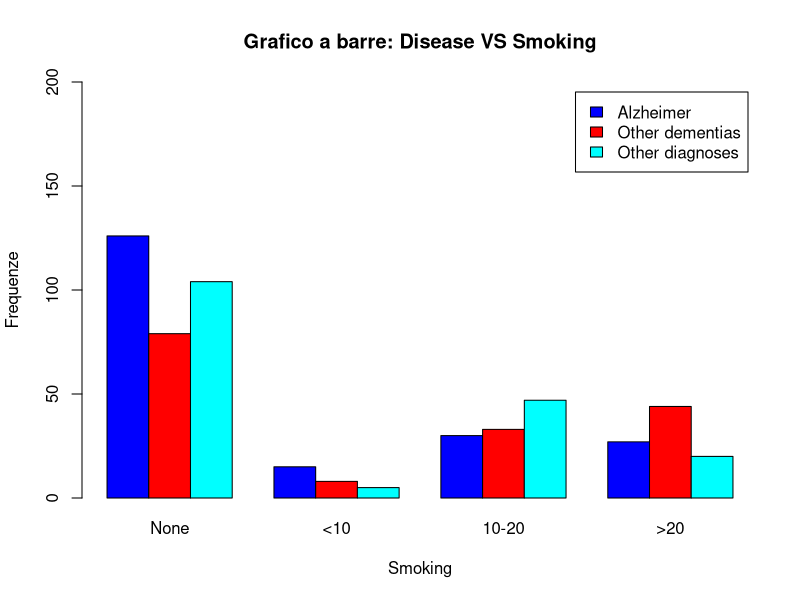
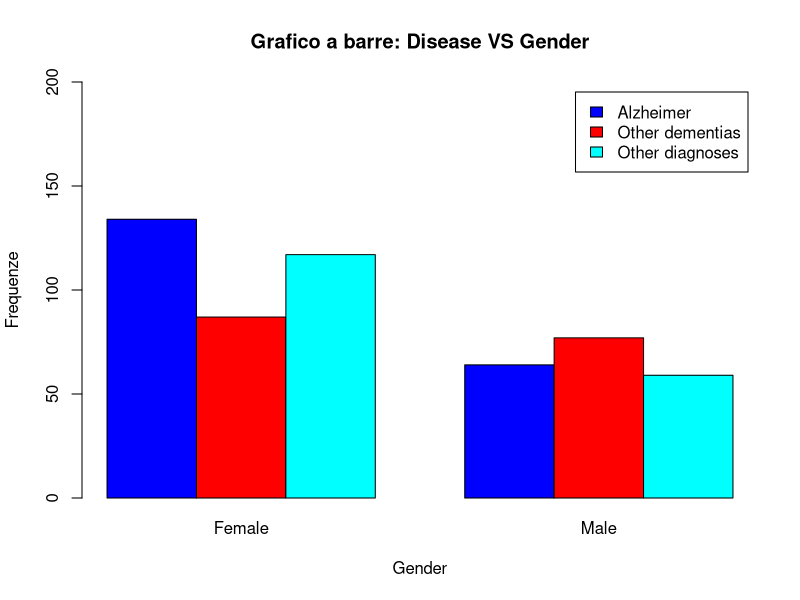
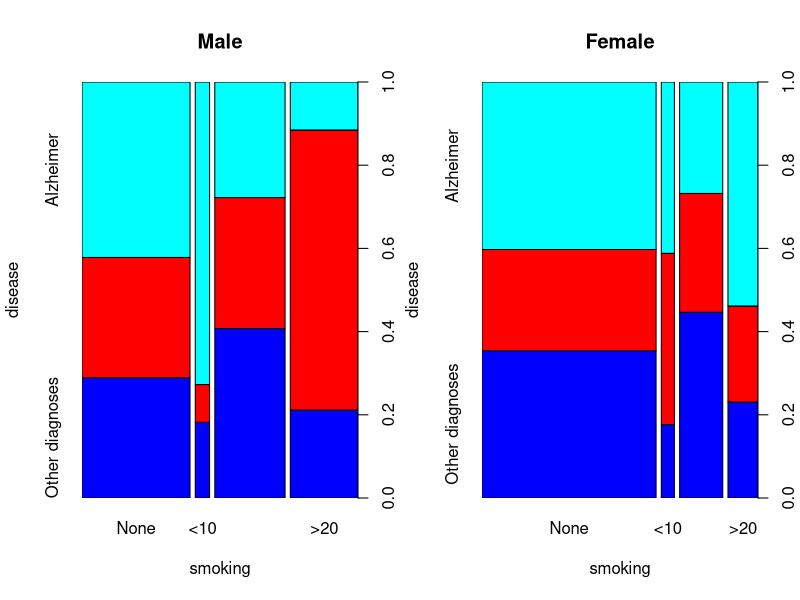
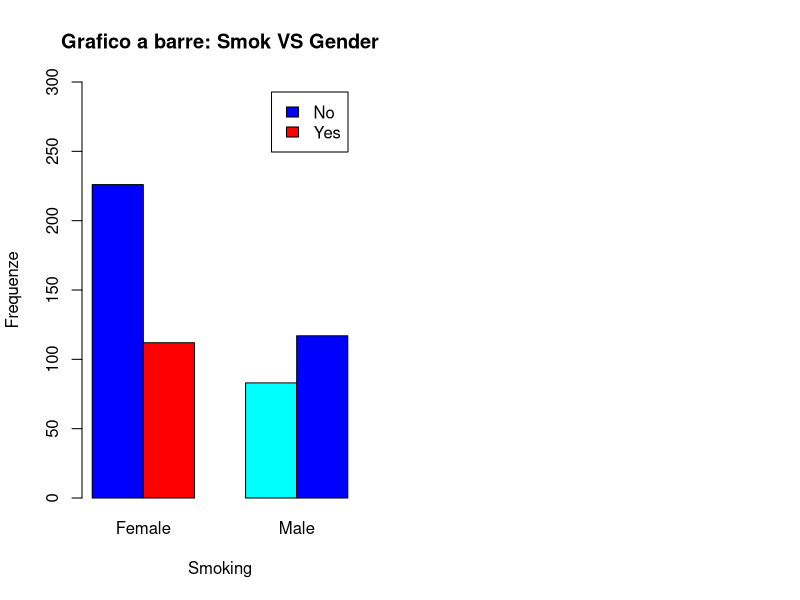

The R script that drew these images, in order:
library(coin)
library(nnet)
library(glmnet)
library(VGAM)

#Se han realizado muchos estudios sobre la influencia del tabaquismo en el desarrollo 
#de la demencia y en el caso concreto del Alzheimer. La demencia es a menudo el resultado 
#de la interacción de factores genéticos, factores ambientales y factores de estilo de vida. 
#La demencia relacionada con el Alzheimer por lo general comienza de manera insidiosa y 
#progresa lenta y constantemente durante un período de varios años; la memoria episódica es 
#una de las primeras áreas cognitivas afectadas. Actualmente no existe ningún tratamiento que 
#pueda curar la demencia o alterar su progresión progresiva. Hasta que se encuentre un 
#tratamiento eficaz, las estrategias para reducir la frecuencia de la enfermedad, retrasar su 
#aparición y reducir su carga deben centrarse en identificar y actuar sobre los factores de riesgo 
#modificables. Los factores de riesgo modificables para la demencia incluyen fumar, un estilo de vida 
#sedentario, presión arterial alta, obesidad, diabetes, bajos niveles de cognición o baja educación. 
#Este trabajo consiste en determinar si el efecto del tabaquismo influye en el desarrollo del Alzheimer 
#y otras demencias. Como herramienta estadística se utiliza para el estudio la regresión multinomial 
#con el Software Rstudio.

#En este caso para simular la regresión multinomial se utiliza el conjunto de datos de Alzheimer de 
#la biblioteca "coin" del paquete R. Este conjunto de datos tiene 538 observaciones y tres variables: 
#"tabaquismo", "enfermedad" y "género". La referencia bibliográfica del caso de estudio es la siguiente:

#Salib, E. and Hillier, V. (1997). A case-control study of smoking and Alzheimer's disease. International 
#Journal of Geriatric Psychiatry 12(3), 295–300. doi: 10.1002/(SICI)1099-1166(199703)12:3<295::
#AID-GPS476>3.0.CO;2-3.

##Leer la base de datos de la libreria coin
data_alzhe<-data.frame(alzheimer)
summary(data_alzhe)
table(alzheimer)
# Interpretando la salida de acuerdo a la variable dependiente, 
#198 paciente tienen Alzheimer, 164 Other dementias y 176 Other diagnoses,
#338 son paciente feminas y 200 masculinas
#smoking               disease       gender   
#None :309   Alzheimer      :198   Female:338  
#<10  : 28   Other dementias:164   Male  :200  
#10-20:110   Other diagnoses:176               
#>20  : 91

#Tabla de frecuencias para cada categoria de cada de cada factor
tab_smok <- table(alzheimer$disease, alzheimer$smoking)
#, , gender = Female

#disease
#smoking Alzheimer Other dementias Other diagnoses
#None         91              55              80
#<10           7               7               3
#10-20        15              16              25
#>20          21               9               9

#, , gender = Male

#disease
#smoking Alzheimer Other dementias Other diagnoses
#None         35              24              24
#<10           8               1               2
#10-20        15              17              22
#>20  

barplot(tab_smok,                            
        main="Grafico a barre: Disease VS Smoking",               
        xlab="Smoking",                         
        ylab="Frequenze",                  
        legend = rownames(tab_smok),        
        ylim = c(0, 200),
        col=c("blue", "red", "cyan"),
        beside=TRUE)

tab_smok1 <- table(alzheimer$disease, alzheimer$gender)

barplot(tab_smok1,                            
        main="Grafico a barre: Disease VS Gender",               
        xlab="Gender",                         
        ylab="Frequenze",                  
        legend = rownames(tab_smok1),        
        ylim = c(0, 200),                    
        col=c("blue", "red", "cyan"),  
        beside=TRUE)

layout(matrix(1:2, ncol = 2))
spineplot(disease ~ smoking, data = alzheimer,
          subset = gender == "Male", main = "Male", col = c("blue", "red", "cyan"))
spineplot(disease ~ smoking, data = alzheimer,
          subset = gender == "Female", main = "Female", col = c("blue", "red", "cyan"))

attach(data_alzhe)
#Se reajusta el nivel de referencia para el dataset  con ref "Other dementias" 
data_alzhe$disease <- relevel(data_alzhe$disease, ref = "Other dementias")
options(contrasts=c("contr.treatment","contr.poly"))
alzhe_modS<-multinom(disease~gender*smoking, data=data_alzhe) #Modello Saturo
# weights:  27 (16 variable)
#initial  value 591.053411 
#iter  10 value 562.535131
#final  value 561.224741 
#converged
alzhe_mod0<-multinom(disease~1,data=data_alzhe) #Modelo nulo
# weights:  6 (2 variable)
#initial  value 591.053411 
#final  value 589.407756 
#converged
alzhe_mod1<-multinom(disease~gender, data=data_alzhe) #Modelo Gender
# weights:  9 (4 variable)
#initial  value 591.053411 
#final  value 584.617852 
#converged
alzhe_mod2<-multinom(disease~smoking, data=data_alzhe) #Modelo Smoking
# weights:  15 (8 variable)
#initial  value 591.053411 
#iter  10 value 575.814595
#final  value 575.783014 
#converged
alzhe_mod3<-multinom(disease~gender+smoking, data=data_alzhe) #Modelo Gender + Smoking
# weights:  18 (10 variable)
#initial  value 591.053411 
#iter  10 value 573.605715
#final  value 573.189760 
#converged

# Se restan las deviances de todos lo modelos predichos con la deviance del modelo Saturo, 
#se elige el que tenga la menor distancia con respecto al Modelo Saturo.
deviance(alzhe_mod1)-deviance(alzhe_modS) 
#[1] 46.78622
deviance(alzhe_mod2)-deviance(alzhe_modS)
#[1] 29.11655
deviance(alzhe_mod3)-deviance(alzhe_modS)
#[1] 23.93004
deviance(alzhe_mod0)-deviance(alzhe_modS)
#[1] 56.36603
summary(alzhe_mod3)

#Call:
#  multinom(formula = disease ~ gender + smoking, data = data_alzhe)

#Coefficients:
#                 (Intercept) genderMale smoking<10 smoking10-20 smoking>20
#Alzheimer         0.5988510 -0.4549438  0.2189701   -0.4602867 -0.8260256
#Other diagnoses   0.4079088 -0.4588215 -0.6872985    0.1813765 -0.9331809

#Std. Errors:
#                 (Intercept) genderMale smoking<10 smoking10-20 smoking>20
#Alzheimer         0.1591086  0.2271575  0.4638437    0.2954492  0.2911728
#Other diagnoses   0.1647381  0.2338396  0.5916437    0.2780938  0.3156220

#Residual Deviance: 1146.38 
#AIC: 1166.38

# Se elevan exponencialmente los coeficientes estimados del modelo elegido para deteminar el 
#riesgo relativo 
exp(coef(alzhe_mod3))

#                  (Intercept) genderMale smoking<10 smoking10-20 smoking>20
#Alzheimer          1.820026  0.6344836  1.2447940    0.6311027  0.4377858
#Other diagnoses    1.503670  0.6320281  0.5029329    1.1988665  0.3933007

alzhe<-vglm(disease~gender+smoking, multinomial(refLevel = 1),data=data_alzhe)
summary(alzhe)

#Call:
#  vglm(formula = disease ~ gender + smoking, family = multinomial(refLevel = 1), 
#       data = data_alzhe)

#Coefficients: 
#                Estimate Std. Error z value Pr(>|z|)    
#(Intercept):1    0.5989     0.1591   3.764 0.000167 ***
#(Intercept):2    0.4079     0.1647   2.476 0.013283 *  
#genderMale:1    -0.4549     0.2272  -2.003 0.045202 *  
#genderMale:2    -0.4588     0.2338  -1.962 0.049749 *  
#smoking<10:1     0.2190     0.4638   0.472 0.636873    
#smoking<10:2    -0.6873     0.5916  -1.162 0.245366    
#smoking10-20:1  -0.4603     0.2954  -1.558 0.119252    
#smoking10-20:2   0.1814     0.2781   0.652 0.514261    
#smoking>20:1    -0.8260     0.2912  -2.837 0.004556 ** 
#smoking>20:2    -0.9332     0.3156  -2.957 0.003110 ** 
#  ---
#  Signif. codes:  0 ‘***’ 0.001 ‘**’ 0.01 ‘*’ 0.05 ‘.’ 0.1 ‘ ’ 1

#Names of linear predictors: log(mu[,2]/mu[,1]), log(mu[,3]/mu[,1])

#Residual deviance: 1146.38 on 1066 degrees of freedom

#Log-likelihood: -573.1898 on 1066 degrees of freedom

#Number of Fisher scoring iterations: 4 

#No Hauck-Donner effect found in any of the estimates


#Reference group is level  1  of the response

#Se realiza la prueba de Chi-Squared para determinar si se acepta el modelo logistico
#Se calcula los grados de libertad
#N(J-1)-#parametros, donde N è il numero de gruppo 
#N grupos*(J-1) = 2(gender)*4(smoking)*2(logit) -#parametros 
#para alzhe_mod3 es 16 - 10 = 6 p-value del chi square.

1-pchisq(deviance(alzhe_mod3)-deviance(alzhe_modS), 6) # no se acepta el modelo alzhe_mod3
#[1] 0.0005379607


smoking.labs<-factor(c("None", "<10", "10-20", ">20"),
                     levels=c("None", "<10", "10-20", ">20"))
gender.labs<-factor(c("Female","Male"),levels=c("Female","Male"))
disease.labs<-factor(c("Alzheimer", "Other dementias", "Other"),
                     levels=c("Alzheimer","Other dementias", "Other"))

predictions<-predict(alzhe_mod3, type = "probs", 
                     newdata = expand.grid(gender=gender.labs, smoking=smoking.labs))
cbind(expand.grid(gender = gender.labs, smoking = smoking.labs), predictions)

######ALTRA SOLUZIONE

smok<-ifelse(data_alzhe$smoking=="None","No","Yes")
#El factor Smoking se modifica de 4 categorias a dos categorias
alzheM<-cbind(data_alzhe, smok)
head(alzheM) #Visualizacion de las primera 6 observaciones
#  smoking   disease gender smok
#1    None Alzheimer Female   No
#2    None Alzheimer Female   No
#3    None Alzheimer Female   No
#4    None Alzheimer Female   No
#5    None Alzheimer Female   No
#6    None Alzheimer Female   No
tail(alzheM) #Visualizacion de las ultimas 6 observaciones
#    smoking         disease gender smok
#533     >20 Other diagnoses   Male  Yes
#534     >20 Other diagnoses   Male  Yes
#535     >20 Other diagnoses   Male  Yes
#536     >20 Other diagnoses   Male  Yes
#537     >20 Other diagnoses   Male  Yes
#538     >20 Other diagnoses   Male  Yes
table(alzheM$smok, alzheM$disease, alzheM$gender)

#, ,  = Female


#Other dementias Alzheimer Other diagnoses
#No               55        91              80
#Yes              32        43              37

#, ,  = Male


#Other dementias Alzheimer Other diagnoses
#No               24        35              24
#Yes              53        29              35

tab_smok2 <- table(alzheM$smok, alzheM$gender)

barplot(tab_smok2,                            
        main="Grafico a barre: Smok VS Gender",               
        xlab="Smoking",                         
        ylab="Frequenze",                  
        legend = rownames(tab_smok2),        
        ylim = c(0, 300
        ),                    
        col=c("blue", "red", "cyan"),  
        beside=TRUE)
#Se realizan nuevamente todos los pasos anteriores para la estimacion del nuevo modelo
attach(alzheM)
alzheM$disease <- relevel(alzheM$disease, ref = "Other dementias")
options(contrasts=c("contr.treatment","contr.poly"))
modS<-multinom(disease~gender*smok, data=alzheM) #Modello Saturo
# weights:  15 (8 variable)
#initial  value 591.053411 
#iter  10 value 580.298333
#final  value 580.260118 
#converged
mod0<-multinom(disease~1,data=alzheM) #Modelo nulo
# weights:  6 (2 variable)
#initial  value 591.053411 
#final  value 589.407756 
#converged
mod1<-multinom(disease~gender, data=alzheM) #Modelo Gender
# weights:  9 (4 variable)
#initial  value 591.053411 
#final  value 584.617852 
#converged
mod2<-multinom(disease~smok, data=alzheM) #Modelo Smoking
# weights:  9 (4 variable)
#initial  value 591.053411 
#final  value 584.884961 
#converged
mod3<-multinom(disease~gender+smok, data=alzheM) #Modelo Genero + Smoking
# weights:  12 (6 variable)
#initial  value 591.053411 
#iter  10 value 581.861183
#final  value 581.861035 
#converged
deviance(mod1)-deviance(modS)
#[1] 8.715468
deviance(mod2)-deviance(modS)
#[1] 9.249687
deviance(mod3)-deviance(modS)
#[1] 3.201834
deviance(mod0)-deviance(modS)
#[1] 18.29528
summary(mod3)

#Call:
#  multinom(formula = disease ~ gender + smok, data = alzheM)

#Coefficients:
#                 (Intercept) genderMale    smokYes
#Alzheimer         0.6098540 -0.4914707 -0.5172358
#Other diagnoses   0.4158041 -0.4825830 -0.3273280

#Std. Errors:
#                 (Intercept) genderMale   smokYes
#Alzheimer         0.1590710  0.2252614 0.2219751
#Other diagnoses   0.1646062  0.2303975 0.2261444

#Residual Deviance: 1163.722 
#AIC: 1175.722 

exp(coef(mod3))

#                (Intercept) genderMale   smokYes
#Alzheimer          1.840163  0.6117261 0.5961662
#Other diagnoses    1.515589  0.6171872 0.7208472

alzhe<-vglm(disease~gender+smok, multinomial(refLevel = 1),data=alzheM)
summary(alzhe)

#Call:
#  vglm(formula = disease ~ gender + smok, family = multinomial(refLevel = 1), 
#       data = alzheM)

#Coefficients: 
#                Estimate Std. Error z value Pr(>|z|)    
#(Intercept):1   0.6099     0.1591   3.834 0.000126 ***
#(Intercept):2   0.4158     0.1646   2.526 0.011535 *  
#genderMale:1   -0.4915     0.2253  -2.182 0.029126 *  
#genderMale:2   -0.4826     0.2304  -2.095 0.036210 *  
#smokYes:1      -0.5172     0.2220  -2.330 0.019798 *  
#smokYes:2      -0.3273     0.2261  -1.447 0.147780    
#---
#  Signif. codes:  0 ‘***’ 0.001 ‘**’ 0.01 ‘*’ 0.05 ‘.’ 0.1 ‘ ’ 1

#Names of linear predictors: log(mu[,2]/mu[,1]), log(mu[,3]/mu[,1])

#Residual deviance: 1163.722 on 1070 degrees of freedom

#Log-likelihood: -581.861 on 1070 degrees of freedom

#Number of Fisher scoring iterations: 4 

#No Hauck-Donner effect found in any of the estimates


#Reference group is level  1  of the response

#Se calcula los grados de libertad
#N(J-1)-#parametros, donde N è il numero de gruppo 
#N grupos*(J-1) = 2(gender)*2(smoking)*2(logit) -#parametros 
#para alzhe_mod3 es 8 - 6 = 2 p-value del chi square.
1-pchisq(deviance(mod3)-deviance(modS), 2) #  se acepta el modelo mod3
#[1] 0.2017115

#Se hayan las probabilidades estimadas para cada combinacion de cada nivel de los factores

smoking.labs<-factor(c("Yes", "No"),
                     levels=c("Yes", "No"))
gender.labs<-factor(c("Female","Male"),levels=c("Female","Male"))
disease.labs<-factor(c("Alzheimer", "Other dementias", "Other diagnoses"),
                     levels=c("Alzheimer","Other dementias", "Other diagnoses"))

predictions1<-predict(mod3, type = "probs", 
                      newdata = expand.grid(gender=gender.labs, smok=smoking.labs))
cbind(expand.grid(gender = gender.labs, smok = smoking.labs), predictions1)

#gender smok Other dementias Alzheimer Other diagnoses
#1 Female  Yes       0.3135238 0.3439490       0.3425273
#2   Male  Yes       0.4263717 0.2861336       0.2874947
#3 Female   No       0.2295815 0.4224673       0.3479512
#4   Male   No       0.3266824 0.3677383       0.3055793

predict_modalzhe<-predict(mod3)
head(predict_modalzhe)
table(predict_modalzhe)

#Se realiza la tabla de correcta clasificacion para determinar que porciento ha sido clasificado de forma 
#correcta de acuerdo al modelo estimado

predict_modalzhe<-predict(mod3, alzheM, type="class")
head(predict_modalzhe)
t<-table(predict_modalzhe, disease)
t

#                  disease
#predict_modalzhe  Other dementias Alzheimer Other diagnoses
#Other dementias              53        29              35
#Alzheimer                   111       169             141
#Other diagnoses               0         0               0

sum(diag(t))/sum(t)
#[1] 0.4126394

#El modelo solo clasifico bien el 41% de los pacientes, el modelo no presenta una acurateza buena, pero no es
#despreciable, se demostro que el habito de fumar influye en el desarrollo de las Demensias y el Alzheimer. 

freque.osse <- tapply(alzheM$disease, list(factor(alzheM$smok, levels = c("No","Yes")),
                                           factor(alzheM$gender,levels =c("Female", "Male"))), length)
freque.osse
#     Female Male
#No     226   83
#Yes    112  117
# la frecuencia teorica y de la probabilidad estimada
row.names2 <- rev(expand.grid(dimnames(freque.osse)))
freque.teoriche<-round(as.vector(freque.osse)* fitted(mod3)[!duplicated(as.data.frame(fitted(mod3))),
],1)
structure(.Data = as.data.frame(freque.teoriche), row.names = apply(row.names2, 1,paste, collapse = " ")) 

                                                                    
#            Other dementias Alzheimer Other diagnoses
#Female No             51.9      95.5            78.6
#Female Yes            35.1      38.5            38.4
#Male No               27.1      30.5            25.4
#Male Yes              49.9      33.5            33.6                                                                    
                                                                    
                                                                    
                                                                    
                                                                    
                                                                    
                                                                                                                                       
